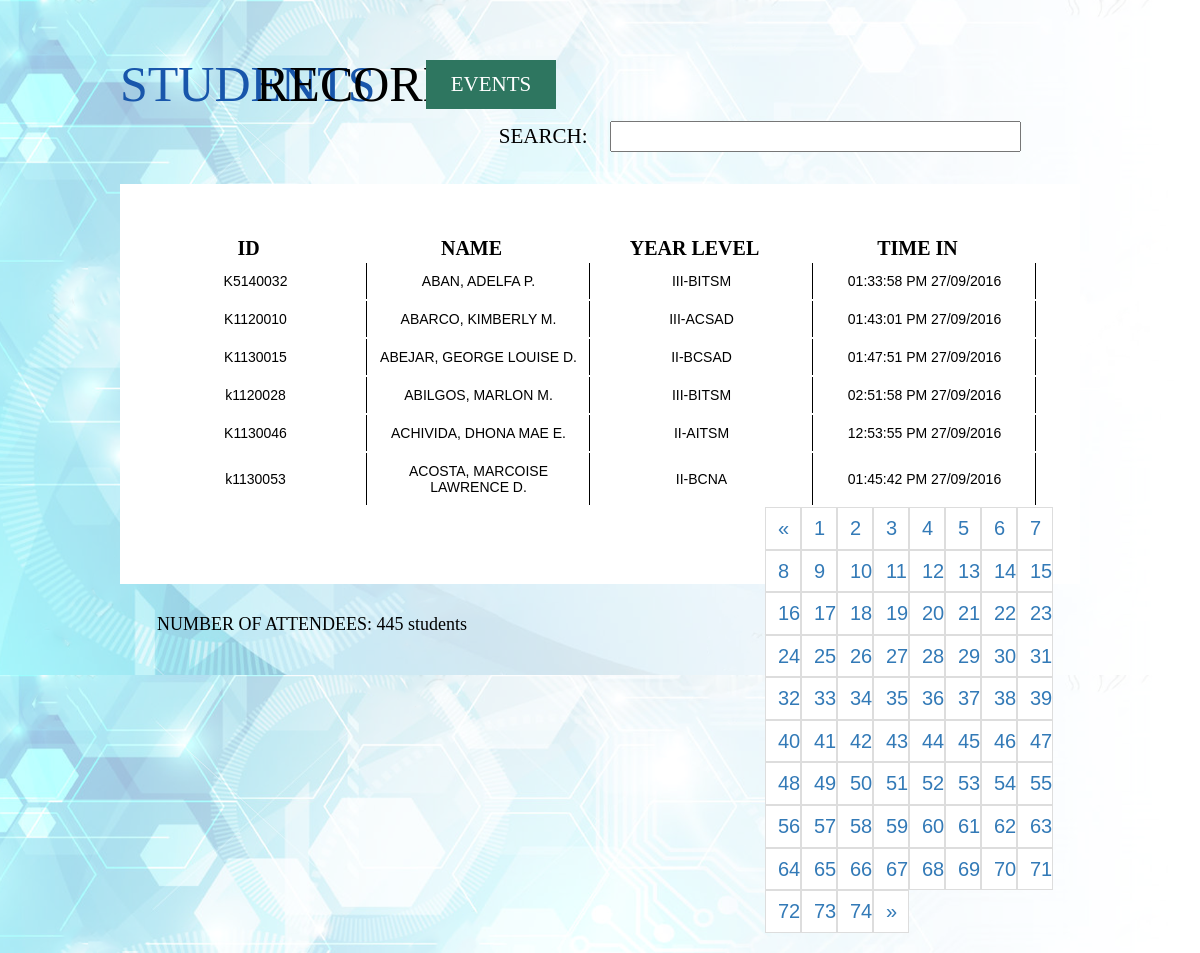
The page /lifeskills_seminar/studentrecord.php on the database its author committed.
### tables this page shows
CREATE TABLE `event4` (
  `student_id` varchar(12) NOT NULL,
  `time_in` datetime NOT NULL
);

CREATE TABLE `studenttbl` (
  `id` int(11) NOT NULL AUTO_INCREMENT,
  `student_idnumber` varchar(10) NOT NULL,
  `student_name` varchar(45) NOT NULL,
  `student_section` varchar(45) NOT NULL,
  `student_sex` varchar(3) NOT NULL,
  `student_bday` varchar(12) NOT NULL,
  `student_address` varchar(74) NOT NULL,
  `student_guardian` varchar(45) NOT NULL,
  PRIMARY KEY (`id`)
);

### lifeskills_seminar/studentrecord.php (the view, shortened to what this page needs)
<!DOCTYPE HTML>
<?php include("connection.php"); ?>
<html>
<head>
	<link href="css/jquery.bdt.css" type="text/css" rel="stylesheet">
    <link href="css/jquerysctipttop.css" rel="stylesheet" type="text/css">
    <link rel="stylesheet" type="text/css" href="css/bootstrap.min.css">
	<link rel="stylesheet" type="text/css" href="css/studrecord.css">
</head>
<body>
	<div class="main">
		<p id="stud">STUDENTS</p>
		<p id="rec">RECORDS</p>
		<a href="editevent.php" id="evnt">EVENTS</a>
		<form>
			<table>
				<tr>
					<td><label>SEARCH: </label></td><td><input type="text" name="search" id="search"></td>
				</tr>
			</table>
		</form>
<div class="container">
    <div class="row">
        <div class="col-md-8">
        	<div class="Studentinfo">
	            <table class="table table-hover table-striped" id="bootstrap-table">
	                <thead>
		                <tr>
		                    <th>ID</th>
		                    <th>NAME</th>
		                    <th>YEAR LEVEL</th>
		                    <th>TIME IN</th>
		                    <th></th>
		                </tr>
	                </thead>
	                <tbody>
						<?php
				$viewquery = "select studenttbl.student_name,event4.time_in,studenttbl.student_section,event4.student_id from event4 join studenttbl where studenttbl.student_idnumber=event4.student_id order by student_name";
				$viewresult = mysqli_query($connection,$viewquery);
				while($row = mysqli_fetch_assoc($viewresult)){
					$time_in = date_format(date_create($row['time_in']),"h:i:s A d/m/Y");
					echo("
					<tr>
					<td>".$row['student_id']."</td><td>".$row['student_name']."</td><td>".$row['student_section']."</td><td>".$time_in."</td>
					</tr>
					");
				}
				?>
	                </tbody>
	            </table>
            </div>
        </div>
    </div>
</div>
		<div class="attendees">
			<p>NUMBER OF ATTENDEES: <?php
			$countsql = "select count(studenttbl.student_name) as 'count(*)' from event4 join studenttbl where studenttbl.student_idnumber=event4.student_id order by student_name";
			$result = mysqli_query($connection,$countsql);
			$number = mysqli_fetch_assoc($result);
			echo($number["count(*)"]);
			?> students</p>
		</div>
	</div>
</body>
</html>

### lifeskills_seminar/css/studrecord.css (style rules this page uses)
* { padding: 0px auto; margin: 0px auto; }
body { background: url(../images/origbc.png); background-size: 100%; font-family: Berlin Sans FB; }
.main { width: 80%; text-align: center; clear: both; margin-top: 5%; }
#stud { font-family: bebas neue; font-size: 50px; width: 136px; float: left; color: #1856ab; margin-top: -5px; }
#rec { font-family: bebas neue; font-size: 50px; width: 170px; float: left; margin-top: -5px; }
#evnt { width: 130px; color: white; font-size: 21px; background-color: rgb(46,118,96); float: left; text-decoration: none; padding-top: 12px; padding-bottom: 12px; }
label { width: 102px; float: left; text-align: right; font-size: 21px; }
#search { width: 400px; height: 25px; padding-left: 5px; }
.Studentinfo { width: 100%; height: 350px; background-color: white; margin-top: 20px; font-size: 20px; padding-top: 50px; }
.Studentinfo td { font-family:arial; font-size:14px; width: 200px; border-right: 1px solid; }
.attendees { margin-top: 30px; width: 40%; float: left; font-size: 18px; }

### rows shown on the page
event4: student_id "K5140032", studenttbl.student_name "ABAN, ADELFA P.", studenttbl.student_section "III-BITSM", time_in "01:33:58 PM 27/09/2016"
event4: student_id "K1120010", studenttbl.student_name "ABARCO, KIMBERLY M.", studenttbl.student_section "III-ACSAD", time_in "01:43:01 PM 27/09/2016"
event4: student_id "K1130015", studenttbl.student_name "ABEJAR, GEORGE LOUISE D.", studenttbl.student_section "II-BCSAD", time_in "01:47:51 PM 27/09/2016"
event4: student_id "k1120028", studenttbl.student_name "ABILGOS, MARLON M.", studenttbl.student_section "III-BITSM", time_in "02:51:58 PM 27/09/2016"
event4: student_id "K1130046", studenttbl.student_name "ACHIVIDA, DHONA MAE E.", studenttbl.student_section "II-AITSM", time_in "12:53:55 PM 27/09/2016"
event4: student_id "k1130053", studenttbl.student_name "ACOSTA, MARCOISE LAWRENCE D.", studenttbl.student_section "II-BCNA", time_in "01:45:42 PM 27/09/2016"

### other values the page prints
$number["count(*)"] "445"
